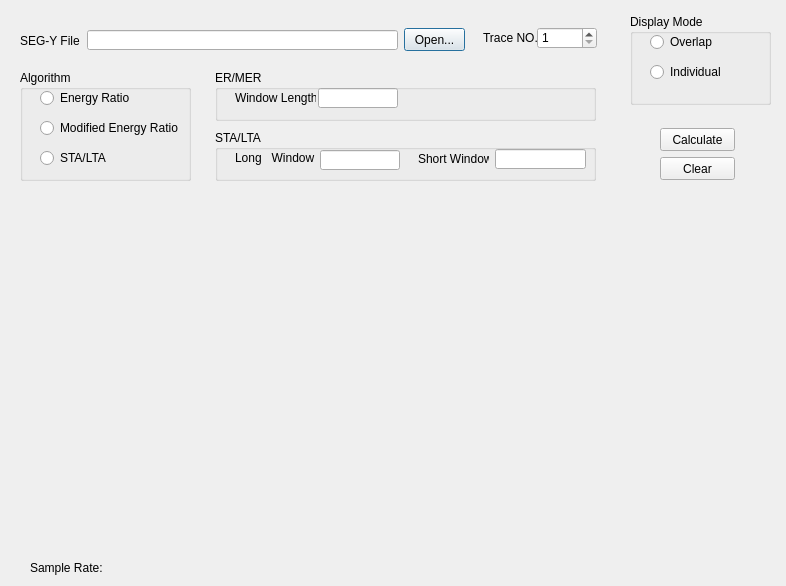
<?xml version="1.0" encoding="UTF-8"?>
<ui version="4.0">
 <class>Mer</class>
 <widget class="QDialog" name="Mer">
  <property name="geometry">
   <rect>
    <x>0</x>
    <y>0</y>
    <width>786</width>
    <height>586</height>
   </rect>
  </property>
  <property name="sizePolicy">
   <sizepolicy hsizetype="Fixed" vsizetype="Fixed">
    <horstretch>0</horstretch>
    <verstretch>0</verstretch>
   </sizepolicy>
  </property>
  <property name="windowTitle">
   <string>Dialog</string>
  </property>
  <widget class="QLineEdit" name="edtFileName">
   <property name="geometry">
    <rect>
     <x>87</x>
     <y>30</y>
     <width>311</width>
     <height>20</height>
    </rect>
   </property>
  </widget>
  <widget class="QLabel" name="label">
   <property name="geometry">
    <rect>
     <x>20</x>
     <y>33</y>
     <width>71</width>
     <height>16</height>
    </rect>
   </property>
   <property name="text">
    <string>SEG-Y File</string>
   </property>
  </widget>
  <widget class="QPushButton" name="btnOpen">
   <property name="geometry">
    <rect>
     <x>404</x>
     <y>28</y>
     <width>61</width>
     <height>23</height>
    </rect>
   </property>
   <property name="text">
    <string>Open...</string>
   </property>
  </widget>
  <widget class="QPushButton" name="btnCaculate">
   <property name="geometry">
    <rect>
     <x>660</x>
     <y>128</y>
     <width>75</width>
     <height>23</height>
    </rect>
   </property>
   <property name="text">
    <string>Calculate</string>
   </property>
  </widget>
  <widget class="QwtPlot" name="PlotMer">
   <property name="geometry">
    <rect>
     <x>10</x>
     <y>220</y>
     <width>761</width>
     <height>321</height>
    </rect>
   </property>
  </widget>
  <widget class="QLabel" name="label_3">
   <property name="geometry">
    <rect>
     <x>483</x>
     <y>30</y>
     <width>81</width>
     <height>16</height>
    </rect>
   </property>
   <property name="text">
    <string>Trace NO.</string>
   </property>
  </widget>
  <widget class="QSpinBox" name="spinTraceNo">
   <property name="geometry">
    <rect>
     <x>537</x>
     <y>27</y>
     <width>60</width>
     <height>22</height>
    </rect>
   </property>
   <property name="minimumSize">
    <size>
     <width>60</width>
     <height>0</height>
    </size>
   </property>
   <property name="maximumSize">
    <size>
     <width>60</width>
     <height>16777215</height>
    </size>
   </property>
   <property name="minimum">
    <number>1</number>
   </property>
   <property name="maximum">
    <number>1000000</number>
   </property>
  </widget>
  <widget class="QGroupBox" name="groupBox">
   <property name="geometry">
    <rect>
     <x>20</x>
     <y>70</y>
     <width>171</width>
     <height>111</height>
    </rect>
   </property>
   <property name="title">
    <string>Algorithm</string>
   </property>
   <widget class="QRadioButton" name="radioER">
    <property name="geometry">
     <rect>
      <x>20</x>
      <y>20</y>
      <width>111</width>
      <height>16</height>
     </rect>
    </property>
    <property name="text">
     <string>Energy Ratio</string>
    </property>
   </widget>
   <widget class="QRadioButton" name="radioMER">
    <property name="geometry">
     <rect>
      <x>20</x>
      <y>50</y>
      <width>151</width>
      <height>16</height>
     </rect>
    </property>
    <property name="text">
     <string>Modified Energy Ratio</string>
    </property>
   </widget>
   <widget class="QRadioButton" name="radioStaLta">
    <property name="geometry">
     <rect>
      <x>20</x>
      <y>80</y>
      <width>89</width>
      <height>16</height>
     </rect>
    </property>
    <property name="text">
     <string>STA/LTA</string>
    </property>
   </widget>
  </widget>
  <widget class="QGroupBox" name="groupBox_2">
   <property name="geometry">
    <rect>
     <x>630</x>
     <y>14</y>
     <width>141</width>
     <height>91</height>
    </rect>
   </property>
   <property name="title">
    <string>Display Mode</string>
   </property>
   <widget class="QRadioButton" name="radioOverlap">
    <property name="geometry">
     <rect>
      <x>20</x>
      <y>20</y>
      <width>89</width>
      <height>16</height>
     </rect>
    </property>
    <property name="text">
     <string>Overlap</string>
    </property>
   </widget>
   <widget class="QRadioButton" name="radioIndividual">
    <property name="geometry">
     <rect>
      <x>20</x>
      <y>50</y>
      <width>89</width>
      <height>16</height>
     </rect>
    </property>
    <property name="text">
     <string>Individual</string>
    </property>
   </widget>
  </widget>
  <widget class="QPushButton" name="btnClear">
   <property name="geometry">
    <rect>
     <x>660</x>
     <y>157</y>
     <width>75</width>
     <height>23</height>
    </rect>
   </property>
   <property name="text">
    <string>Clear</string>
   </property>
  </widget>
  <widget class="QGroupBox" name="groupBox_3">
   <property name="geometry">
    <rect>
     <x>215</x>
     <y>130</y>
     <width>381</width>
     <height>51</height>
    </rect>
   </property>
   <property name="title">
    <string>STA/LTA</string>
   </property>
   <widget class="QLineEdit" name="edtShortWindow">
    <property name="geometry">
     <rect>
      <x>280</x>
      <y>19</y>
      <width>91</width>
      <height>20</height>
     </rect>
    </property>
   </widget>
   <widget class="QLabel" name="label_5">
    <property name="geometry">
     <rect>
      <x>203</x>
      <y>21</y>
      <width>71</width>
      <height>16</height>
     </rect>
    </property>
    <property name="text">
     <string>Short Window</string>
    </property>
   </widget>
   <widget class="QLineEdit" name="edtLongWindow">
    <property name="geometry">
     <rect>
      <x>105</x>
      <y>20</y>
      <width>80</width>
      <height>20</height>
     </rect>
    </property>
    <property name="minimumSize">
     <size>
      <width>80</width>
      <height>0</height>
     </size>
    </property>
    <property name="maximumSize">
     <size>
      <width>80</width>
      <height>16777215</height>
     </size>
    </property>
   </widget>
   <widget class="QLabel" name="label_4">
    <property name="geometry">
     <rect>
      <x>20</x>
      <y>20</y>
      <width>91</width>
      <height>16</height>
     </rect>
    </property>
    <property name="text">
     <string>Long   Window</string>
    </property>
   </widget>
  </widget>
  <widget class="QGroupBox" name="groupBox_4">
   <property name="geometry">
    <rect>
     <x>215</x>
     <y>70</y>
     <width>381</width>
     <height>51</height>
    </rect>
   </property>
   <property name="title">
    <string>ER/MER</string>
   </property>
   <widget class="QLabel" name="label_2">
    <property name="geometry">
     <rect>
      <x>20</x>
      <y>20</y>
      <width>81</width>
      <height>16</height>
     </rect>
    </property>
    <property name="text">
     <string>Window Length</string>
    </property>
   </widget>
   <widget class="QLineEdit" name="edtWindowLen">
    <property name="geometry">
     <rect>
      <x>103</x>
      <y>18</y>
      <width>80</width>
      <height>20</height>
     </rect>
    </property>
    <property name="minimumSize">
     <size>
      <width>80</width>
      <height>0</height>
     </size>
    </property>
    <property name="maximumSize">
     <size>
      <width>80</width>
      <height>16777215</height>
     </size>
    </property>
   </widget>
  </widget>
  <widget class="QLabel" name="lbSampleRate">
   <property name="geometry">
    <rect>
     <x>30</x>
     <y>560</y>
     <width>191</width>
     <height>16</height>
    </rect>
   </property>
   <property name="text">
    <string>Sample Rate:</string>
   </property>
  </widget>
  <zorder>groupBox_3</zorder>
  <zorder>edtFileName</zorder>
  <zorder>label</zorder>
  <zorder>btnOpen</zorder>
  <zorder>btnCaculate</zorder>
  <zorder>PlotMer</zorder>
  <zorder>label_3</zorder>
  <zorder>spinTraceNo</zorder>
  <zorder>groupBox</zorder>
  <zorder>groupBox_2</zorder>
  <zorder>btnClear</zorder>
  <zorder>groupBox_4</zorder>
  <zorder>lbSampleRate</zorder>
 </widget>
 <customwidgets>
  <customwidget>
   <class>QwtPlot</class>
   <extends>QFrame</extends>
   <header>qwt_plot.h</header>
   <container>1</container>
  </customwidget>
 </customwidgets>
 <resources/>
 <connections/>
</ui>
